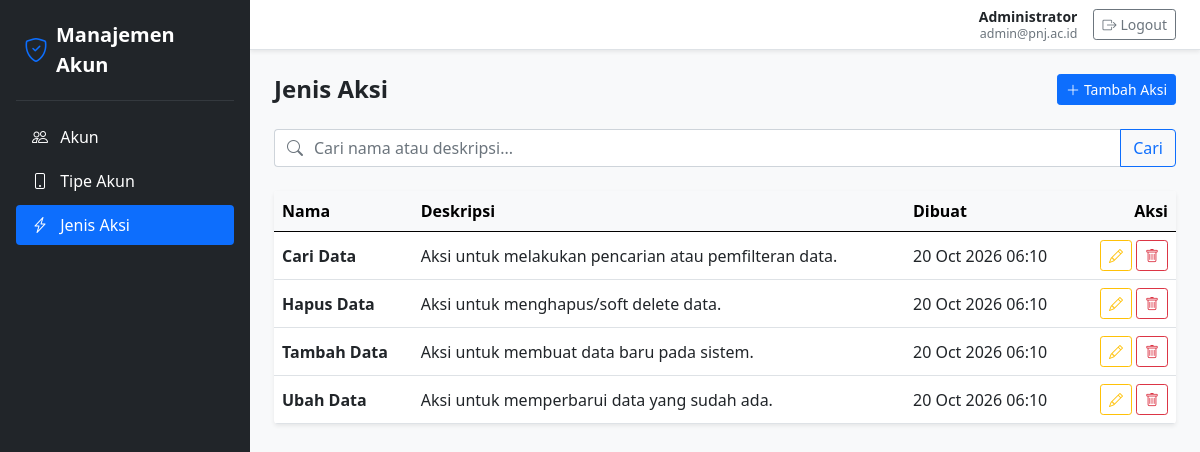
Screenshot of /index.php?url=action (signed in) with the database file from the repository.
### tables this page shows
CREATE TABLE IF NOT EXISTS `actions` (
    `id` CHAR(36) NOT NULL,
    `name` VARCHAR(128) NOT NULL,
    `description` TEXT NULL,
    `created_at` DATETIME NOT NULL DEFAULT CURRENT_TIMESTAMP,
    `updated_at` DATETIME NOT NULL DEFAULT CURRENT_TIMESTAMP ON UPDATE CURRENT_TIMESTAMP,
    `deleted_at` DATETIME NULL DEFAULT NULL,
    PRIMARY KEY (`id`)
);

### app/Controllers/ActionController.php (called while the page is built, shortened)
<?php
require_once __DIR__ . '/../../core/Controller.php';
class ActionController extends Controller {
    public function index() {
        $keyword = trim($_GET['q'] ?? '');
        $model = $this->model('Action');
        $flash = $_SESSION['flash'] ?? null;
        $this->view('action/index', [
            'title' => 'Jenis Aksi',
            'activeMenu' => 'action',
            'actions' => $model->getActions($keyword),
            'keyword' => $keyword,
            'flash' => $flash
        ]);
    }
}

### core/Router.php (called while the page is built, shortened)
<?php
class Router {
    protected $method = 'index';
    public function __construct() {
        $url = $this->parseUrl();
        if (isset($url[0]) && !empty($url[0])) {
            $raw = strtolower(str_replace(['_', '-'], '', $url[0]));
            if ($raw === 'login' || $raw === 'auth') {
                $controllerName = 'AuthController';
            } elseif ($raw === 'accounttype') {
                $controllerName = 'AccountTypeController';
            } else {
                $controllerName = ucfirst($url[0]) . 'Controller';
            }
            if (file_exists(__DIR__ . '/../app/Controllers/' . $controllerName . '.php')) {
                $this->controller = $controllerName;
                unset($url[0]);
            } else {
                $this->render404();
                return;
            }
        }
        $this->controller = new $this->controller;
        $this->params = $url ? array_values($url) : [];
        call_user_func_array([$this->controller, $this->method], $this->params);
    }
    private function parseUrl() {
        if (isset($_GET['url'])) {
            $url = rtrim($_GET['url'], '/');
            $url = filter_var($url, FILTER_SANITIZE_URL);
            return explode('/', $url);
        }
        return [];
    }
}

### index.php (called while the page is built, shortened)
<?php
require_once __DIR__ . '/core/Router.php';
require_once __DIR__ . '/core/Controller.php';
require_once __DIR__ . '/core/Model.php';
$app = new Router();

### core/Model.php (called while the page is built, shortened)
<?php
class Model {
    public function __construct() {
        $dsn = "mysql:host=" . DB_HOST . ";dbname=" . DB_NAME . ";charset=" . DB_CHARSET;
        $options = [
            PDO::ATTR_ERRMODE            => PDO::ERRMODE_EXCEPTION,
            PDO::ATTR_DEFAULT_FETCH_MODE => PDO::FETCH_ASSOC,
            PDO::ATTR_EMULATE_PREPARES   => false,
        ];
        try {
            $this->db = new PDO($dsn, DB_USER, DB_PASS, $options);
        } catch (\PDOException $e) {
            $this->db = null;
        }
    }
}

### app/Models/Action.php (called while the page is built, shortened)
<?php
require_once __DIR__ . '/../../core/Model.php';
class Action extends Model {
    public function getActions($keyword = '') {
        $sql = "SELECT * FROM actions WHERE deleted_at IS NULL";
        $params = [];
        $sql .= " ORDER BY created_at ASC, name ASC";
        $stmt = $this->db->prepare($sql);
        $stmt->execute($params);
        return $stmt->fetchAll();
    }
}

### app/Views/action/index.php (the view, shortened to what this page needs)
<div class="d-flex justify-content-between align-items-center mb-4">
    <h2 class="h4 mb-0 fw-bold text-dark">Jenis Aksi</h2>
    <a href="<?= BASE_URL ?>index.php?url=action/create" class="btn btn-primary btn-sm d-flex align-items-center gap-1">
        <i class="bi bi-plus-lg"></i>
        <span>Tambah Aksi</span>
    </a>
</div>
<form method="GET" action="<?= BASE_URL ?>index.php" class="mb-4">
    <div class="input-group">
        <span class="input-group-text bg-white border-end-0 text-muted">
            <i class="bi bi-search"></i>
        </span>
        <input type="text" name="q" class="form-control border-start-0 ps-0" placeholder="Cari nama atau deskripsi..."
               value="<?= htmlspecialchars($keyword ?? '') ?>">
        <button class="btn btn-outline-primary" type="submit">Cari</button>
    </div>
</form>
<div class="card shadow-sm border-0 overflow-hidden">
    <div class="table-responsive">
        <table class="table table-hover align-middle mb-0">
            <thead class="table-light">
                <tr>
                    <th class="fw-bold">Nama</th>
                    <th class="fw-bold">Deskripsi</th>
                    <th class="fw-bold">Dibuat</th>
                    <th class="fw-bold text-end" style="width: 100px;">Aksi</th>
                </tr>
            </thead>
            <tbody>
                <?php if (empty($actions)): ?>
                    <tr>
                        <td colspan="4" class="text-center text-muted py-5">
                            <i class="bi bi-inbox fs-2 d-block mb-2 text-secondary"></i>
                            <span>Data jenis aksi tidak ditemukan.</span>
                        </td>
                    </tr>
                <?php else: ?>
                    <?php foreach ($actions as $item): ?>
                        <tr>
                            <td class="fw-bold text-dark"><?= htmlspecialchars($item['name']) ?></td>
                            <td><?= htmlspecialchars($item['description'] ?? '-') ?></td>
                            <td><?= date('d M Y H:i', strtotime($item['created_at'])) ?></td>
                            <td class="text-end">
                                <div class="d-flex justify-content-end gap-1">
                                    <a href="<?= BASE_URL ?>index.php?url=action/edit/<?= $item['id'] ?>"
                                       class="btn btn-outline-warning btn-sm" title="Ubah">
                                        <i class="bi bi-pencil"></i>
                                    </a>
                                    <form method="POST"
                                          action="<?= BASE_URL ?>index.php?url=action/delete/<?= $item['id'] ?>"
                                          class="d-inline"
                                          onsubmit="return confirm('Hapus jenis aksi ini?');">
                                        <button type="submit" class="btn btn-outline-danger btn-sm" title="Hapus">
                                            <i class="bi bi-trash"></i>
                                        </button>
                                    </form>
                                </div>
                            </td>
                        </tr>
                    <?php endforeach; ?>
                <?php endif; ?>
            </tbody>
        </table>
    </div>
</div>

### rows the page displays
actions: name "Cari Data", description "Aksi untuk melakukan pencarian atau pemfilteran data.", created_at "20 Oct 2026 06:10"
actions: name "Hapus Data", description "Aksi untuk menghapus/soft delete data.", created_at "20 Oct 2026 06:10"
actions: name "Tambah Data", description "Aksi untuk membuat data baru pada sistem.", created_at "20 Oct 2026 06:10"
actions: name "Ubah Data", description "Aksi untuk memperbarui data yang sudah ada.", created_at "20 Oct 2026 06:10"

### other values shown
$_SESSION['user_name'] "Administrator"
$_SESSION['user_email'] "admin@pnj.ac.id"
